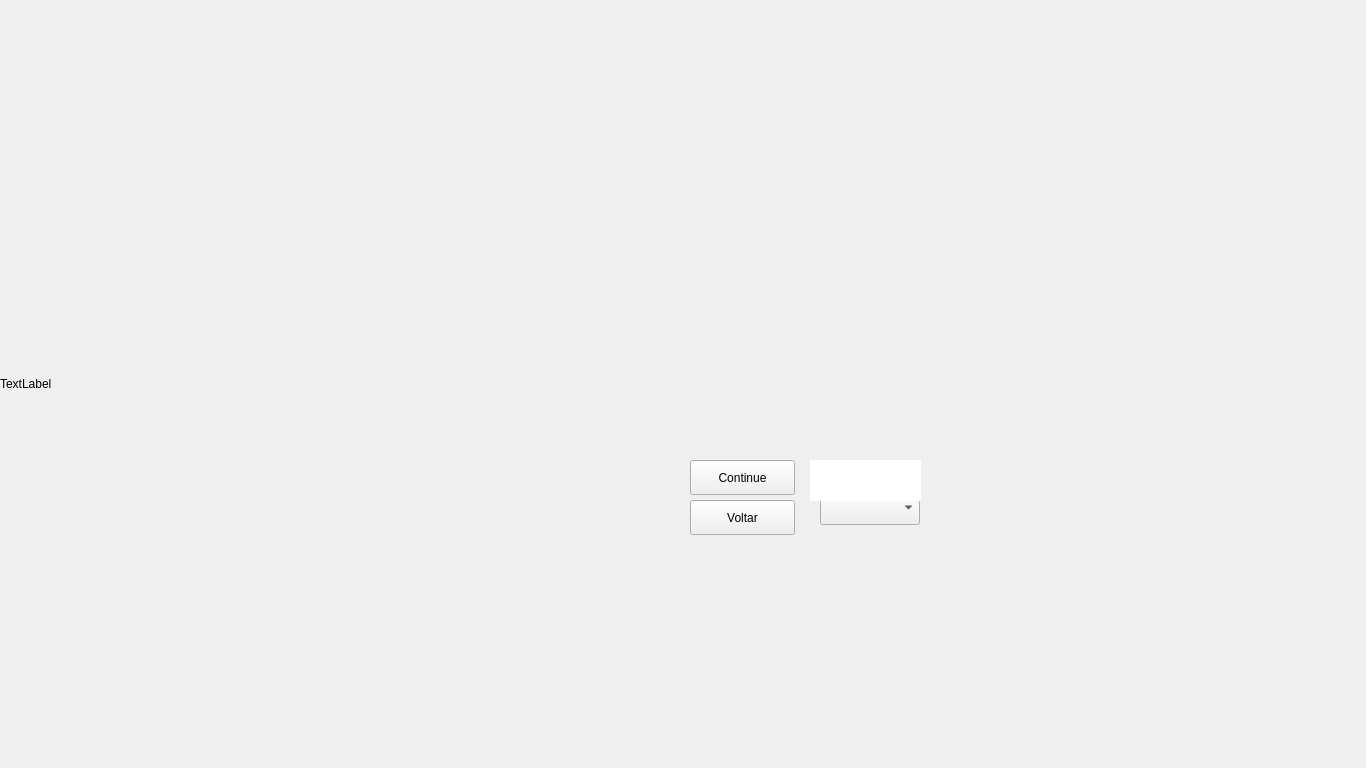
<?xml version="1.0" encoding="UTF-8"?>
<ui version="4.0">
 <class>SixteenthWindow</class>
 <widget class="QMainWindow" name="SixteenthWindow">
  <property name="geometry">
   <rect>
    <x>0</x>
    <y>0</y>
    <width>1366</width>
    <height>768</height>
   </rect>
  </property>
  <property name="maximumSize">
   <size>
    <width>1366</width>
    <height>768</height>
   </size>
  </property>
  <property name="windowTitle">
   <string>MainWindow</string>
  </property>
  <widget class="QWidget" name="centralwidget">
   <property name="maximumSize">
    <size>
     <width>1366</width>
     <height>768</height>
    </size>
   </property>
   <widget class="QLabel" name="label">
    <property name="geometry">
     <rect>
      <x>0</x>
      <y>0</y>
      <width>1365</width>
      <height>768</height>
     </rect>
    </property>
    <property name="maximumSize">
     <size>
      <width>1365</width>
      <height>768</height>
     </size>
    </property>
    <property name="text">
     <string>TextLabel</string>
    </property>
   </widget>
   <widget class="QComboBox" name="comboBox_sus">
    <property name="geometry">
     <rect>
      <x>820</x>
      <y>490</y>
      <width>100</width>
      <height>35</height>
     </rect>
    </property>
   </widget>
   <widget class="QPushButton" name="pushContinueButton">
    <property name="geometry">
     <rect>
      <x>690</x>
      <y>460</y>
      <width>105</width>
      <height>35</height>
     </rect>
    </property>
    <property name="text">
     <string>Continue</string>
    </property>
   </widget>
   <widget class="QTextBrowser" name="textSus">
    <property name="geometry">
     <rect>
      <x>810</x>
      <y>460</y>
      <width>111</width>
      <height>41</height>
     </rect>
    </property>
    <property name="autoFillBackground">
     <bool>false</bool>
    </property>
    <property name="frameShape">
     <enum>QFrame::NoFrame</enum>
    </property>
    <property name="html">
     <string>&lt;!DOCTYPE HTML PUBLIC &quot;-//W3C//DTD HTML 4.0//EN&quot; &quot;http://www.w3.org/TR/REC-html40/strict.dtd&quot;&gt;
&lt;html&gt;&lt;head&gt;&lt;meta name=&quot;qrichtext&quot; content=&quot;1&quot; /&gt;&lt;meta charset=&quot;utf-8&quot; /&gt;&lt;style type=&quot;text/css&quot;&gt;
p, li { white-space: pre-wrap; }
&lt;/style&gt;&lt;/head&gt;&lt;body style=&quot; font-family:'Segoe UI'; font-size:9pt; font-weight:400; font-style:normal;&quot;&gt;
&lt;p align=&quot;center&quot; style=&quot; margin-top:0px; margin-bottom:0px; margin-left:0px; margin-right:0px; -qt-block-indent:0; text-indent:0px;&quot;&gt;&lt;span style=&quot; font-size:14pt; font-weight:700; font-style:italic; color:#ffffff;&quot;&gt;Suspeitos&lt;/span&gt;&lt;/p&gt;&lt;/body&gt;&lt;/html&gt;</string>
    </property>
   </widget>
   <widget class="QPushButton" name="pushBackButton">
    <property name="geometry">
     <rect>
      <x>690</x>
      <y>500</y>
      <width>105</width>
      <height>35</height>
     </rect>
    </property>
    <property name="text">
     <string>Voltar</string>
    </property>
   </widget>
   <zorder>label</zorder>
   <zorder>comboBox_sus</zorder>
   <zorder>textSus</zorder>
   <zorder>pushContinueButton</zorder>
   <zorder>pushBackButton</zorder>
  </widget>
 </widget>
 <resources/>
 <connections/>
</ui>
